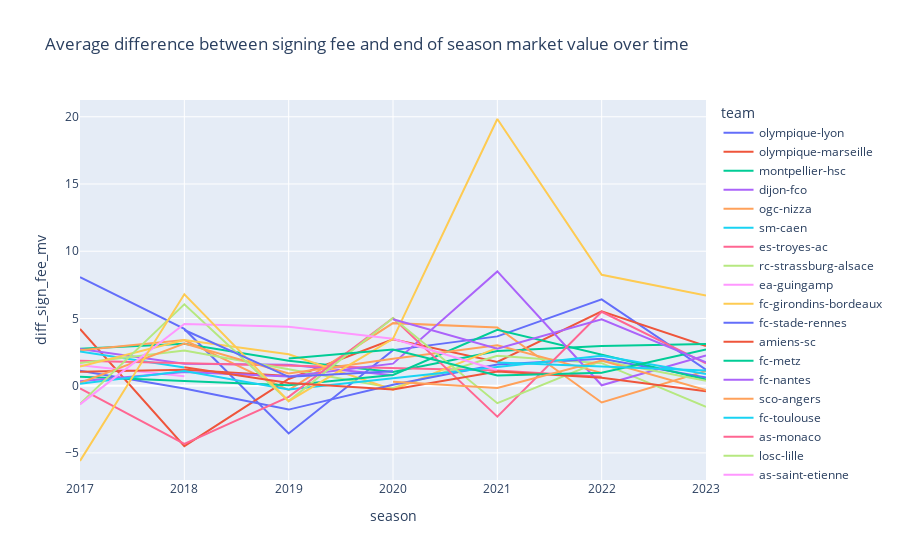

Here is the notebook cell this chart was saved with:
### Code cell
px.line(
    df_diff_sign_fee_mv,
    x="season",
    y="diff_sign_fee_mv",
    color="team",
    title="Average difference between signing fee and end of season market value over time",
)

### Figure 1 — Plotly figure (JSON) as saved in the notebook; plotly's stock layout.template omitted (floating-point values rounded to 4 significant figures)
{"data": [{"hovertemplate": "team=olympique-lyon<br>season=%{x}<br>diff_sign_fee_mv=%{y}<extra></extra>", "legendgroup": "olympique-lyon", "line": {"color": "#636efa", "dash": "solid"}, "marker": {"symbol": "circle"}, "mode": "lines", "name": "olympique-lyon", "orientation": "v", "showlegend": true, "type": "scatter", "x": [2017, 2018, 2019, 2020, 2021, 2022, 2023], "xaxis": "x", "y": [8.071, 4.221, -3.55, 2.645, 3.667, 6.421, 1.196], "yaxis": "y"}, {"hovertemplate": "team=olympique-marseille<br>season=%{x}<br>diff_sign_fee_mv=%{y}<extra></extra>", "legendgroup": "olympique-marseille", "line": {"color": "#EF553B", "dash": "solid"}, "marker": {"symbol": "circle"}, "mode": "lines", "name": "olympique-marseille", "orientation": "v", "showlegend": true, "type": "scatter", "x": [2017, 2018, 2019, 2020, 2021, 2022, 2023], "xaxis": "x", "y": [4.225, -4.5, 0.5, 3.45, 1.767, 5.53, 2.955], "yaxis": "y"}, {"hovertemplate": "team=montpellier-hsc<br>season=%{x}<br>diff_sign_fee_mv=%{y}<extra></extra>", "legendgroup": "montpellier-hsc", "line": {"color": "#00cc96", "dash": "solid"}, "marker": {"symbol": "circle"}, "mode": "lines", "name": "montpellier-hsc", "orientation": "v", "showlegend": true, "type": "scatter", "x": [2017, 2018, 2019, 2020, 2021, 2022, 2023], "xaxis": "x", "y": [2.75, 3.112, 1.863, 1.012, 2.575, 2.96, 3.094], "yaxis": "y"}, {"hovertemplate": "team=dijon-fco<br>season=%{x}<br>diff_sign_fee_mv=%{y}<extra></extra>", "legendgroup": "dijon-fco", "line": {"color": "#ab63fa", "dash": "solid"}, "marker": {"symbol": "circle"}, "mode": "lines", "name": "dijon-fco", "orientation": "v", "showlegend": true, "type": "scatter", "x": [2017, 2018, 2019, 2020], "xaxis": "x", "y": [2.736, 1.64, 1.566, 0.7727], "yaxis": "y"}, {"hovertemplate": "team=ogc-nizza<br>season=%{x}<br>diff_sign_fee_mv=%{y}<extra></extra>", "legendgroup": "ogc-nizza", "line": {"color": "#FFA15A", "dash": "solid"}, "marker": {"symbol": "circle"}, "mode": "lines", "name": "ogc-nizza", "orientation": "v", "showlegend": true, "type": "scatter", "x": [2017, 2018, 2019, 2020, 2021, 2022, 2023], "xaxis": "x", "y": [2.633, 3.4, -0.3333, 4.653, 4.333, -1.25, 1.1], "yaxis": "y"}, {"hovertemplate": "team=sm-caen<br>season=%{x}<br>diff_sign_fee_mv=%{y}<extra></extra>", "legendgroup": "sm-caen", "line": {"color": "#19d3f3", "dash": "solid"}, "marker": {"symbol": "circle"}, "mode": "lines", "name": "sm-caen", "orientation": "v", "showlegend": true, "type": "scatter", "x": [2017, 2018], "xaxis": "x", "y": [2.536, 1.345], "yaxis": "y"}, {"hovertemplate": "team=es-troyes-ac<br>season=%{x}<br>diff_sign_fee_mv=%{y}<extra></extra>", "legendgroup": "es-troyes-ac", "line": {"color": "#FF6692", "dash": "solid"}, "marker": {"symbol": "circle"}, "mode": "lines", "name": "es-troyes-ac", "orientation": "v", "showlegend": true, "type": "scatter", "x": [2017, 2021, 2022], "xaxis": "x", "y": [1.85, 1.123, 0.6625], "yaxis": "y"}, {"hovertemplate": "team=rc-strassburg-alsace<br>season=%{x}<br>diff_sign_fee_mv=%{y}<extra></extra>", "legendgroup": "rc-strassburg-alsace", "line": {"color": "#B6E880", "dash": "solid"}, "marker": {"symbol": "circle"}, "mode": "lines", "name": "rc-strassburg-alsace", "orientation": "v", "showlegend": true, "type": "scatter", "x": [2017, 2018, 2019, 2020, 2021, 2022, 2023], "xaxis": "x", "y": [1.686, 2.617, 1.225, -0.1667, 2.225, 1.675, -1.562], "yaxis": "y"}, {"hovertemplate": "team=ea-guingamp<br>season=%{x}<br>diff_sign_fee_mv=%{y}<extra></extra>", "legendgroup": "ea-guingamp", "line": {"color": "#FF97FF", "dash": "solid"}, "marker": {"symbol": "circle"}, "mode": "lines", "name": "ea-guingamp", "orientation": "v", "showlegend": true, "type": "scatter", "x": [2017, 2018], "xaxis": "x", "y": [1.518, 0.7], "yaxis": "y"}, {"hovertemplate": "team=fc-girondins-bordeaux<br>season=%{x}<br>diff_sign_fee_mv=%{y}<extra></extra>", "legendgroup": "fc-girondins-bordeaux", "line": {"color": "#FECB52", "dash": "solid"}, "marker": {"symbol": "circle"}, "mode": "lines", "name": "fc-girondins-bordeaux", "orientation": "v", "showlegend": true, "type": "scatter", "x": [2017, 2018, 2019, 2020, 2021], "xaxis": "x", "y": [1.433, 3.401, 2.341, -0.3, 2.814], "yaxis": "y"}, {"hovertemplate": "team=fc-stade-rennes<br>season=%{x}<br>diff_sign_fee_mv=%{y}<extra></extra>", "legendgroup": "fc-stade-rennes", "line": {"color": "#636efa", "dash": "solid"}, "marker": {"symbol": "circle"}, "mode": "lines", "name": "fc-stade-rennes", "orientation": "v", "showlegend": true, "type": "scatter", "x": [2017, 2018, 2019, 2020, 2021, 2022, 2023], "xaxis": "x", "y": [1.111, -0.2143, -1.778, 0.06286, 1.571, 2, 0.6071], "yaxis": "y"}, {"hovertemplate": "team=amiens-sc<br>season=%{x}<br>diff_sign_fee_mv=%{y}<extra></extra>", "legendgroup": "amiens-sc", "line": {"color": "#EF553B", "dash": "solid"}, "marker": {"symbol": "circle"}, "mode": "lines", "name": "amiens-sc", "orientation": "v", "showlegend": true, "type": "scatter", "x": [2017, 2018, 2019], "xaxis": "x", "y": [1.046, 1.182, 0.725], "yaxis": "y"}, {"hovertemplate": "team=fc-metz<br>season=%{x}<br>diff_sign_fee_mv=%{y}<extra></extra>", "legendgroup": "fc-metz", "line": {"color": "#00cc96", "dash": "solid"}, "marker": {"symbol": "circle"}, "mode": "lines", "name": "fc-metz", "orientation": "v", "showlegend": true, "type": "scatter", "x": [2017, 2019, 2020, 2021, 2023], "xaxis": "x", "y": [0.67, 0.03333, 0.795, 4.15, 0.46], "yaxis": "y"}, {"hovertemplate": "team=fc-nantes<br>season=%{x}<br>diff_sign_fee_mv=%{y}<extra></extra>", "legendgroup": "fc-nantes", "line": {"color": "#ab63fa", "dash": "solid"}, "marker": {"symbol": "circle"}, "mode": "lines", "name": "fc-nantes", "orientation": "v", "showlegend": true, "type": "scatter", "x": [2017, 2018, 2019, 2020, 2021, 2022, 2023], "xaxis": "x", "y": [0.34, 1.025, 0.6813, 1.64, 8.5, 0.03333, 2.25], "yaxis": "y"}, {"hovertemplate": "team=sco-angers<br>season=%{x}<br>diff_sign_fee_mv=%{y}<extra></extra>", "legendgroup": "sco-angers", "line": {"color": "#FFA15A", "dash": "solid"}, "marker": {"symbol": "circle"}, "mode": "lines", "name": "sco-angers", "orientation": "v", "showlegend": true, "type": "scatter", "x": [2017, 2018, 2019, 2020, 2021, 2022], "xaxis": "x", "y": [0.2188, 3.129, 0.9036, 2, 3, 0.9545], "yaxis": "y"}, {"hovertemplate": "team=fc-toulouse<br>season=%{x}<br>diff_sign_fee_mv=%{y}<extra></extra>", "legendgroup": "fc-toulouse", "line": {"color": "#19d3f3", "dash": "solid"}, "marker": {"symbol": "circle"}, "mode": "lines", "name": "fc-toulouse", "orientation": "v", "showlegend": true, "type": "scatter", "x": [2017, 2018, 2019, 2022, 2023], "xaxis": "x", "y": [0.15, 1.092, -0.2786, 2.228, 0.8625], "yaxis": "y"}, {"hovertemplate": "team=as-monaco<br>season=%{x}<br>diff_sign_fee_mv=%{y}<extra></extra>", "legendgroup": "as-monaco", "line": {"color": "#FF6692", "dash": "solid"}, "marker": {"symbol": "circle"}, "mode": "lines", "name": "as-monaco", "orientation": "v", "showlegend": true, "type": "scatter", "x": [2017, 2018, 2019, 2020, 2021, 2022, 2023], "xaxis": "x", "y": [-0.2, -4.327, -0.8346, 5.033, -2.3, 5.5, 1.667], "yaxis": "y"}, {"hovertemplate": "team=losc-lille<br>season=%{x}<br>diff_sign_fee_mv=%{y}<extra></extra>", "legendgroup": "losc-lille", "line": {"color": "#B6E880", "dash": "solid"}, "marker": {"symbol": "circle"}, "mode": "lines", "name": "losc-lille", "orientation": "v", "showlegend": true, "type": "scatter", "x": [2017, 2018, 2019, 2020, 2021, 2022, 2023], "xaxis": "x", "y": [-1.353, 6.057, -1.144, 5.028, -1.3, 1.85, 0.3643], "yaxis": "y"}, {"hovertemplate": "team=as-saint-etienne<br>season=%{x}<br>diff_sign_fee_mv=%{y}<extra></extra>", "legendgroup": "as-saint-etienne", "line": {"color": "#FF97FF", "dash": "solid"}, "marker": {"symbol": "circle"}, "mode": "lines", "name": "as-saint-etienne", "orientation": "v", "showlegend": true, "type": "scatter", "x": [2017, 2018, 2019, 2020, 2021], "xaxis": "x", "y": [-1.387, 4.583, 4.389, 3.49, 1.167], "yaxis": "y"}, {"hovertemplate": "team=fc-paris-saint-germain<br>season=%{x}<br>diff_sign_fee_mv=%{y}<extra></extra>", "legendgroup": "fc-paris-saint-germain", "line": {"color": "#FECB52", "dash": "solid"}, "marker": {"symbol": "circle"}, "mode": "lines", "name": "fc-paris-saint-germain", "orientation": "v", "showlegend": true, "type": "scatter", "x": [2017, 2018, 2019, 2020, 2021, 2022, 2023], "xaxis": "x", "y": [-5.6, 6.8, -1.15, 3.48, 19.83, 8.25, 6.708], "yaxis": "y"}, {"hovertemplate": "team=nimes-olympique<br>season=%{x}<br>diff_sign_fee_mv=%{y}<extra></extra>", "legendgroup": "nimes-olympique", "line": {"color": "#636efa", "dash": "solid"}, "marker": {"symbol": "circle"}, "mode": "lines", "name": "nimes-olympique", "orientation": "v", "showlegend": true, "type": "scatter", "x": [2018, 2019, 2020], "xaxis": "x", "y": [4.143, 0.6625, 1.067], "yaxis": "y"}, {"hovertemplate": "team=stade-reims<br>season=%{x}<br>diff_sign_fee_mv=%{y}<extra></extra>", "legendgroup": "stade-reims", "line": {"color": "#EF553B", "dash": "solid"}, "marker": {"symbol": "circle"}, "mode": "lines", "name": "stade-reims", "orientation": "v", "showlegend": true, "type": "scatter", "x": [2018, 2019, 2020, 2021, 2022, 2023], "xaxis": "x", "y": [1.375, 0.1929, -0.275, 1.05, 0.5857, -0.4111], "yaxis": "y"}, {"hovertemplate": "team=stade-brest-29<br>season=%{x}<br>diff_sign_fee_mv=%{y}<extra></extra>", "legendgroup": "stade-brest-29", "line": {"color": "#00cc96", "dash": "solid"}, "marker": {"symbol": "circle"}, "mode": "lines", "name": "stade-brest-29", "orientation": "v", "showlegend": true, "type": "scatter", "x": [2019, 2020, 2021, 2022, 2023], "xaxis": "x", "y": [2.014, 2.688, 0.7667, 0.9688, 2.7], "yaxis": "y"}, {"hovertemplate": "team=rc-lens<br>season=%{x}<br>diff_sign_fee_mv=%{y}<extra></extra>", "legendgroup": "rc-lens", "line": {"color": "#ab63fa", "dash": "solid"}, "marker": {"symbol": "circle"}, "mode": "lines", "name": "rc-lens", "orientation": "v", "showlegend": true, "type": "scatter", "x": [2020, 2021, 2022, 2023], "xaxis": "x", "y": [4.943, 2.743, 4.94, 1.744], "yaxis": "y"}, {"hovertemplate": "team=fc-lorient<br>season=%{x}<br>diff_sign_fee_mv=%{y}<extra></extra>", "legendgroup": "fc-lorient", "line": {"color": "#FFA15A", "dash": "solid"}, "marker": {"symbol": "circle"}, "mode": "lines", "name": "fc-lorient", "orientation": "v", "showlegend": true, "type": "scatter", "x": [2020, 2021, 2022, 2023], "xaxis": "x", "y": [0.2944, -0.1667, 1.875, -0.315], "yaxis": "y"}, {"hovertemplate": "team=clermont-foot-63<br>season=%{x}<br>diff_sign_fee_mv=%{y}<extra></extra>", "legendgroup": "clermont-foot-63", "line": {"color": "#19d3f3", "dash": "solid"}, "marker": {"symbol": "circle"}, "mode": "lines", "name": "clermont-foot-63", "orientation": "v", "showlegend": true, "type": "scatter", "x": [2021, 2022, 2023], "xaxis": "x", "y": [1.733, 1.406, 1.133], "yaxis": "y"}, {"hovertemplate": "team=aj-auxerre<br>season=%{x}<br>diff_sign_fee_mv=%{y}<extra></extra>", "legendgroup": "aj-auxerre", "line": {"color": "#FF6692", "dash": "solid"}, "marker": {"symbol": "circle"}, "mode": "lines", "name": "aj-auxerre", "orientation": "v", "showlegend": true, "type": "scatter", "x": [2022], "xaxis": "x", "y": [0.9056], "yaxis": "y"}, {"hovertemplate": "team=ac-ajaccio<br>season=%{x}<br>diff_sign_fee_mv=%{y}<extra></extra>", "legendgroup": "ac-ajaccio", "line": {"color": "#B6E880", "dash": "solid"}, "marker": {"symbol": "circle"}, "mode": "lines", "name": "ac-ajaccio", "orientation": "v", "showlegend": true, "type": "scatter", "x": [2022], "xaxis": "x", "y": [0.7071], "yaxis": "y"}, {"hovertemplate": "team=ac-le-havre<br>season=%{x}<br>diff_sign_fee_mv=%{y}<extra></extra>", "legendgroup": "ac-le-havre", "line": {"color": "#FF97FF", "dash": "solid"}, "marker": {"symbol": "circle"}, "mode": "lines", "name": "ac-le-havre", "orientation": "v", "showlegend": true, "type": "scatter", "x": [2023], "xaxis": "x", "y": [2.01], "yaxis": "y"}], "layout": {"legend": {"title": {"text": "team"}, "tracegroupgap": 0}, "title": {"text": "Average difference between signing fee and end of season market value over time"}, "xaxis": {"anchor": "y", "domain": [0, 1], "title": {"text": "season"}}, "yaxis": {"anchor": "x", "domain": [0, 1], "title": {"text": "diff_sign_fee_mv"}}}}
